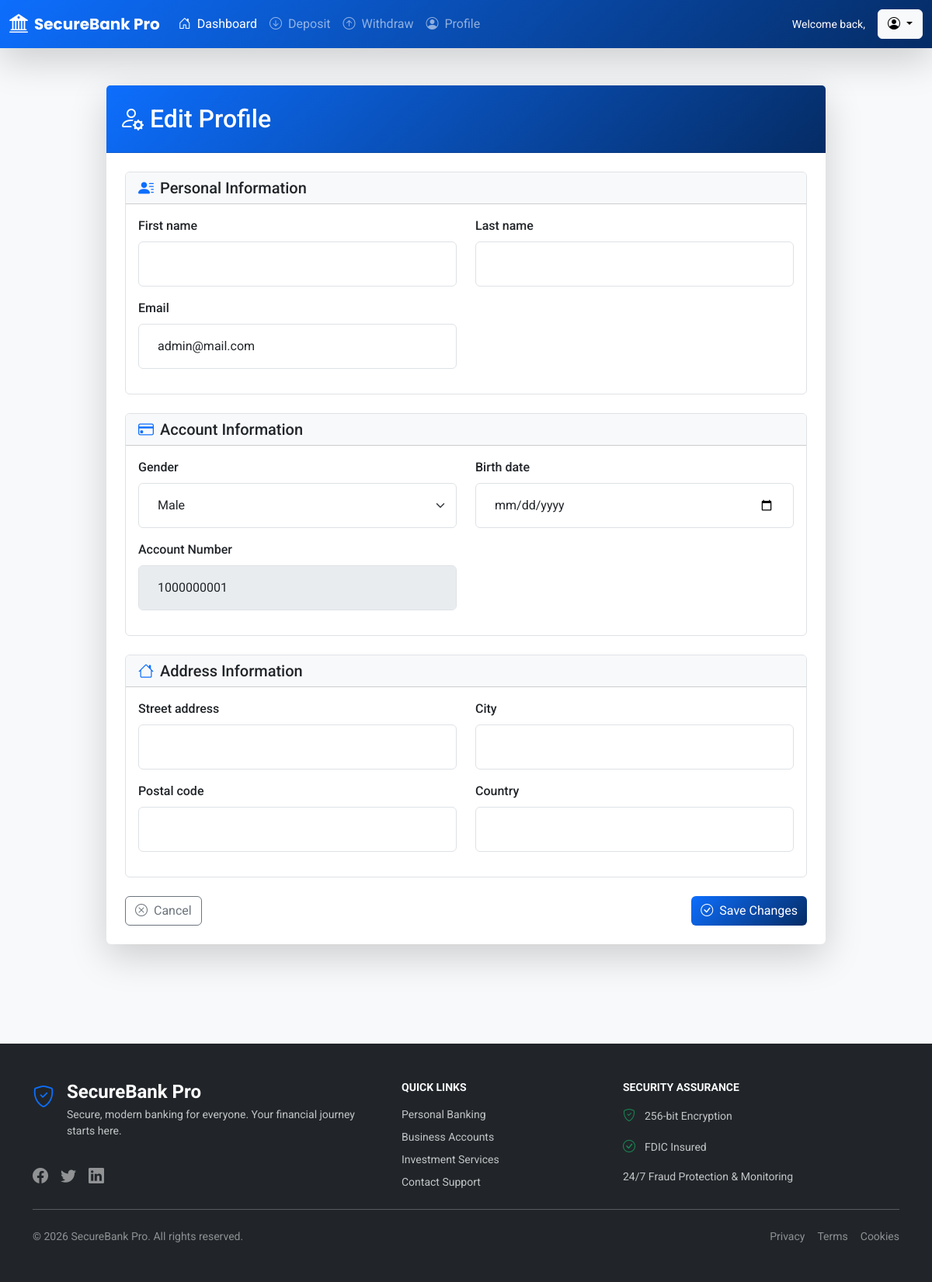
The page /accounts/profile/edit/ (signed in) on the database its author committed.
### accounts/models.py (models this page shows, shortened)
class User(AbstractUser):
    username = None
    email = models.EmailField(unique=True, null=False, blank=False)
    objects = UserManager()
    USERNAME_FIELD = 'email'
    REQUIRED_FIELDS = []

class UserBankAccount(models.Model):
    user = models.OneToOneField(
        User,
        related_name='account',
        on_delete=models.CASCADE,
    )
    account_type = models.ForeignKey(
        BankAccountType,
        related_name='accounts',
        on_delete=models.CASCADE
    )
    account_no = models.PositiveIntegerField(unique=True, editable=False)
    gender = models.CharField(max_length=1, choices=GENDER_CHOICE)
    birth_date = models.DateField(null=True, blank=True)
    balance = models.DecimalField(
        default=0,
        max_digits=12,
        decimal_places=2
    )
    interest_start_date = models.DateField(
        null=True, blank=True,
        help_text=(
            'The month number that interest calculation will start from'
        )
    )
    initial_deposit_date = models.DateField(null=True, blank=True)

### accounts/views.py (the view, shortened to what this page needs)
class ProfileEditView(LoginRequiredMixin, View):
    def get(self, request, *args, **kwargs):
        user = request.user
        account = getattr(user, 'account', None)
        address = getattr(user, 'address', None)
        user_form = UserProfileForm(instance=user)
        address_form = UserAddressForm(instance=address)
        account_form = UserBankAccountForm(instance=account)
        return render(request, 'accounts/profile_edit.html', {
            'user_form': user_form,
            'address_form': address_form,
            'account_form': account_form,
        })

### accounts/forms.py
class UserProfileForm(forms.ModelForm):
    class Meta:
        model = User
        fields = ['first_name', 'last_name', 'email']
    def __init__(self, *args, **kwargs):
        super().__init__(*args, **kwargs)
        for field in self.fields:
            self.fields[field].widget.attrs.update({
                'class': (
                    'appearance-none block w-full bg-gray-200 '
                    'text-gray-700 border border-gray-200 '
                    'rounded py-3 px-4 leading-tight '
                    'focus:outline-none focus:bg-white '
                    'focus:border-gray-500'
                )
            })

class UserAddressForm(forms.ModelForm):
    class Meta:
        model = UserAddress
        fields = [
            'street_address',
            'city',
            'postal_code',
            'country'
        ]
    def __init__(self, *args, **kwargs):
        super().__init__(*args, **kwargs)
        for field in self.fields:
            self.fields[field].widget.attrs.update({
                'class': (
                    'appearance-none block w-full bg-gray-200 '
                    'text-gray-700 border border-gray-200 rounded '
                    'py-3 px-4 leading-tight focus:outline-none '
                    'focus:bg-white focus:border-gray-500'
                )
            })

### accounts/context_processors.py (called while the page is built)
def disable_admin_sidebar(request):
    return {}

### templates/accounts/profile_edit.html (shortened to what this page needs)
{% extends 'core/base.html' %}
{% block content %}
<div class="container py-5">
    <div class="row justify-content-center">
        <div class="col-lg-10">
            <div class="card border-0 shadow-lg">
                <div class="card-header bank-gradient text-white py-4">
                    <h2 class="mb-0"><i class="bi bi-person-gear me-2"></i>Edit Profile</h2>
                </div>
                <div class="card-body p-4">
                    <form method="post" novalidate>
                        <div class="card border mb-4">
                            <div class="card-header bg-light">
                                <h5 class="mb-0"><i class="bi bi-person-lines-fill text-primary me-2"></i>Personal Information</h5>
                            </div>
                            <div class="card-body">
                                <div class="row">
                                    {% for field in user_form %}
                                    <div class="col-md-6 mb-3">
                                        <label class="form-label fw-medium">{{ field.label }}</label>
                                        {{ field }}
                                    </div>
                                    {% endfor %}
                                </div>
                            </div>
                        </div>
                        <div class="card border mb-4">
                            <div class="card-header bg-light">
                                <h5 class="mb-0"><i class="bi bi-credit-card text-primary me-2"></i>Account Information</h5>
                            </div>
                            <div class="card-body">
                                <div class="row">
                                    {% for field in account_form %}
                                    <div class="col-md-6 mb-3">
                                        <label class="form-label fw-medium">{{ field.label }}</label>
                                        {{ field }}
                                    </div>
                                    {% endfor %}
                                </div>
                            </div>
                        </div>
                        <div class="card border mb-4">
                            <div class="card-header bg-light">
                                <h5 class="mb-0"><i class="bi bi-house text-primary me-2"></i>Address Information</h5>
                            </div>
                            <div class="card-body">
                                <div class="row">
                                    {% for field in address_form %}
                                    <div class="col-md-6 mb-3">
                                        <label class="form-label fw-medium">{{ field.label }}</label>
                                        {{ field }}
                                    </div>
                                    {% endfor %}
                                </div>
                            </div>
                        </div>
                        <div class="d-flex justify-content-between mt-4">
                            <a href="{% url 'accounts:profile' %}" class="btn btn-outline-secondary">
                                <i class="bi bi-x-circle me-1"></i> Cancel
                            </a>
                            <button type="submit" class="btn btn-primary">
                                <i class="bi bi-check-circle me-1"></i> Save Changes
                            </button>
                        </div>
                    </form>
                </div>
            </div>
        </div>
    </div>
</div>
{% endblock %}

### templates/core/base.html (style rules this page uses)
:root { --primary-color: #0d6efd; --secondary-color: #6c757d; --success-color: #198754; --dark-blue: #052c65; --light-blue: #cfe2ff; --gradient-primary: linear-gradient(135deg, #0d6efd 0%, #052c65 100%); }
body { font-family: 'Roboto', sans-serif; background-color: #f8f9fa; background-repeat: repeat; min-height: 100vh; display: flex; flex-direction: column; }
.bank-gradient { background: var(--gradient-primary); }
.btn-primary { background: var(--gradient-primary); border: none; }

### rows shown on the page
User: user_form "admin@mail.com"
UserBankAccount: account_form "Male" "1000000001"

### other values the page prints
{{ field.label }} "First name" "Last name" "Email"
{{ field.label }} "Gender" "Birth date" "Account Number"
{{ field.label }} "Street address" "City" "Postal code" "Country"
